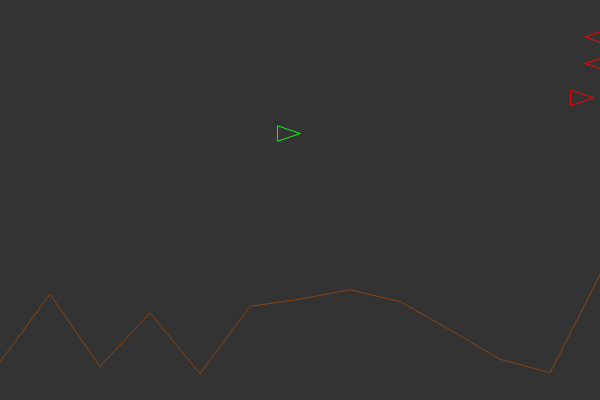
Frame 1 (no input)
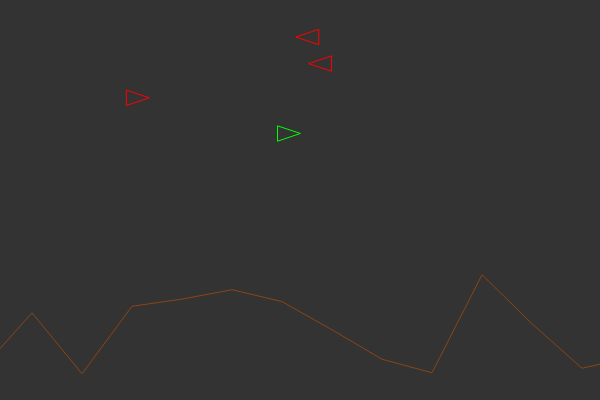
Frame 60 (no input)
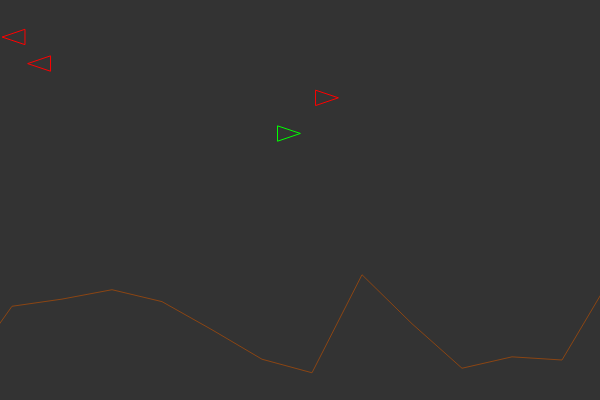
Frame 120 (the mouse pressed at the canvas centre since frame 60)

The p5.js sketch that drew these frames (run headless with seeded random() and noise() and a simulated clock; from frame 60 on, the mouse is pressed at the canvas centre):

// p5.js sketch
// ── sketch.js
var player;
var terrainPoints = [];
var enemies = [];

function setup() {
  createCanvas(600, 400);

  // Add initial terrain
  var gap = 0;
  for (let i = 0; i < 50; i++) {
    terrainPoints[i] = new terrainPoint(gap, random(height / 1.5, height));
    gap += 50;
  }

  // Initialize player icon
  player = new playerIcon(width / 2, height / 3);

  // Initialize enemy ships
  for (let i = 0; i < 3; i++) {
    var randomY = random(10, height / 2);
    enemies[i] = new enemyShip(width - 10, randomY);
  }
}

function draw() {
  background(51);

  // Draw player
  player.show();
  player.updatePos();

  // Draw enemies
  for (let i = 0; i < enemies.length; i++) {
    enemies[i].update();
    enemies[i].show();
    enemies[i].boundaries();
  }

  for (let i = 0; i < enemies.length; i++) {

  }

  // Draw terrain
  stroke(139, 69, 19);
  beginShape();
  for (let i = 0; i < terrainPoints.length; i++) {
    terrainPoint[i] = vertex(terrainPoints[i].posX, terrainPoints[i].posY);
  }
  endShape();
  noStroke();

  for (let i = 0; i < terrainPoints.length; i++) {
    terrainPoints[i].update();

    if (terrainPoints[i].needsRemoving()) {
      terrainPoints.splice(i, 1);
      terrainPoints.push(new terrainPoint(terrainPoints[terrainPoints.length - 1].posX + 50, random(height / 1.5, height)));
    }
  }
}

// Method handling player movements
function keyPressed() {
  if (key != ' ') {
    switch(keyCode) {
      case UP_ARROW:
        player.yVelocity = -7;
      break;
      case DOWN_ARROW:
        player.yVelocity = 7;
      break;
      case LEFT_ARROW:
        player.xVelocity = -7;
        player.rotate("left");
      break;
      case RIGHT_ARROW:
        player.xVelocity = 7;
        player.rotate("right");
      break;
    }
  } else {
      if (key === ' ') {
        // create bullet moving towards enemy ship
    }
  }
}

function keyReleased() {
  switch(keyCode) {
    case UP_ARROW:
      player.yVelocity = 0;
    break;
    case DOWN_ARROW:
      player.yVelocity = 0;
    break;
    case LEFT_ARROW:
      player.xVelocity = 0;
    break;
    case RIGHT_ARROW:
      player.xVelocity = 0;
    break;
  }
  return false;
}

// ── enemyLaser.js
function enemyLaser(x, y, v) {
  this.posX = x;
  this.posY = y;
  this.velocity = v;
  this.size = 20;

  this.update = function() {
    this.posX += this.velocity;
  }

  this.show = function() {
    fill(255, 0, 0);
    noStroke();
    rect(this.posX, this.posY, this.size, this.size / 10);
  }

  this.hitsPlayer = function(player) {

  }

  this.offScreen = function() {
    if (this.posX - this.sideLength > width || this.posX + this.sideLength < 0) {
      return true;
    } else {
      return false;
    }
  }
}

// ── enemySpaceship.js
function enemyShip(x, y) {
  this.posX = x;
  this.posY = y;
  this.sideLength = 15;
  this.velocity = random(-5, 5);

  if (this.velocity === 0) {
    this.velocity = 3;
  }

  if (this.velocity > 0) {
    this.facing = "left"
  } else {
    this.facing = "right"
  }

  this.update = function() {
    this.posX -= this.velocity;
  }

  this.boundaries = function() {
    if (this.posX + this.sideLength < 0) {
      this.posX = width + this.sideLength;
    } else if (this.posX - this.sideLength > width) {
      this.posX = 0 - this.sideLength;
    }
  }

  this.show = function() {
    stroke(255, 0, 0);
    strokeWeight(1);
    noFill();
    if (this.facing === "left") {
      triangle(this.posX, this.posY, this.posX + this.sideLength * 1.5, this.posY + this.sideLength / 2, this.posX + this.sideLength * 1.5, this.posY - this.sideLength / 2);
    } else {
      triangle(this.posX, this.posY, this.posX - this.sideLength * 1.5, this.posY - this.sideLength / 2, this.posX - this.sideLength * 1.5, this.posY + this.sideLength / 2);
    }
  }
}

// ── mountain.js
function mountain(x, y, len, off) {
  this.posX = x;
  this.posY = y;
  this.sideLength = len;
  this.offset = off;
  this.velocity = 3;

  this.update = function() {
    this.posX -= this.velocity;
  }

  this.show = function() {
    noFill();
    stroke(139, 69, 19);
    strokeWeight(1);
    triangle(this.posX, this.posY, this.posX - this.sideLength / this.offset, this.posY + this.sideLength, this.posX + this.sideLength / this.offset, this.posY + this.sideLength);
  }

  this.offScreen = function() {
    if ((this.posX + this.sideLength / this.offset) < 0) {
      return true;
    } else {
      return false;
    }
  }

  this.hitsPlayer = function() {
    
  }
}

// ── obstacle.js
function obstacle(x, y) {
  this.posX = x;
  this.posY = y;
  this.sideLength = random(30, 50);

  this.update = function() {

  }

  this.show = function() {
    
  }

  this.hitsPlayer = function(player) {

  }
}

// ── playerIcon.js
function playerIcon(x, y) {
  this.posX = x;
  this.posY = y;
  this.sideLength = 15;
  this.xVelocity = 0;
  this.yVelocity = 0;
  this.facing = "right"

  this.show = function() {
    stroke(0, 255, 0);
    strokeWeight(1);
    noFill();

    if (this.facing === "right") {
      triangle(this.posX, this.posY, this.posX - this.sideLength * 1.5, this.posY - this.sideLength / 2, this.posX - this.sideLength * 1.5, this.posY + this.sideLength / 2);
    } else {
      triangle(this.posX, this.posY, this.posX + this.sideLength * 1.5, this.posY + this.sideLength / 2, this.posX + this.sideLength * 1.5, this.posY - this.sideLength / 2);
    }
  }

  this.updatePos = function() {
    this.posX += this.xVelocity;
    this.posY += this.yVelocity;
  }

  this.rotate = function(direction) {
    if (direction === "left") {
      if (this.facing != "left") {
        this.facing = "left";
        this.posX = this.posX - (this.sideLength * 2);
      }
    } else {
      if (this.facing != "right") {
        this.facing = "right";
        this.posX = this.posX + (this.sideLength * 2);
      }
    }
  }
}

// ── playerLaser.js
function playerLaser(x, y, v) {
  this.posX = x;
  this.posY = y;
  this.velocity = v;
  this.size = 20;
  this.active = true;

  this.update = function() {
    this.posX += this.velocity;
  }

  this.show = function() {
    if (this.active) {
      fill(255);
      noStroke();
      rect(this.posX, this.posY, this.size, this.size / 10);
    }
  }

  this.hits = function(enemy) {
    if (this.posY >= enemy.posY - 10 && this.posY <= enemy.posY + 10) {
      if (this.posX >= enemy.posX - enemy.sideLength && this.posX <= enemy.posX + enemy.sideLength) {
        return true;
      } else
      return false;
    } else {
      return false;
    }
  }

  this.offScreen = function() {
    if (this.posX - this.sideLength > width || this.posX + this.sideLength < 0) {
      return true;
    } else {
      return false;
    }
  }
}

// ── star.js
function star(x, y) {
  this.posX = x;
  this.posY = y;
  this.size = 2;
  this.velocity  = random(1, 4);

  this.update = function() {
    this.posX -= this.velocity;
  }

  this.show = function() {
    noStroke();
    fill('rgba(255, 255, 255, 0.5)');
    ellipse(this.posX, this.posY, this.size, this.size);
  }

  this.boundaries = function() {
    if ((this.posX + this.size / 2) < 0) {
      this.posX = width + this.size / 2;
    }
  }
}

// ── terrainPoint.js
function terrainPoint(x, y) {
  this.posX = x;
  this.posY = y;
  this.velocity = 2;

  this.update = function() {
    this.posX -= this.velocity;
  }

  this.offScreen = function() {
    if (this.posX < 0) {
      return true;
    } else {
      return false;
    }
  }

  this.needsRemoving = function() {
    if (this.posX < -50) {
      return true;
    } else {
      return false;
    }
  }

  this.hitsPlayer = function() {

  }
}
